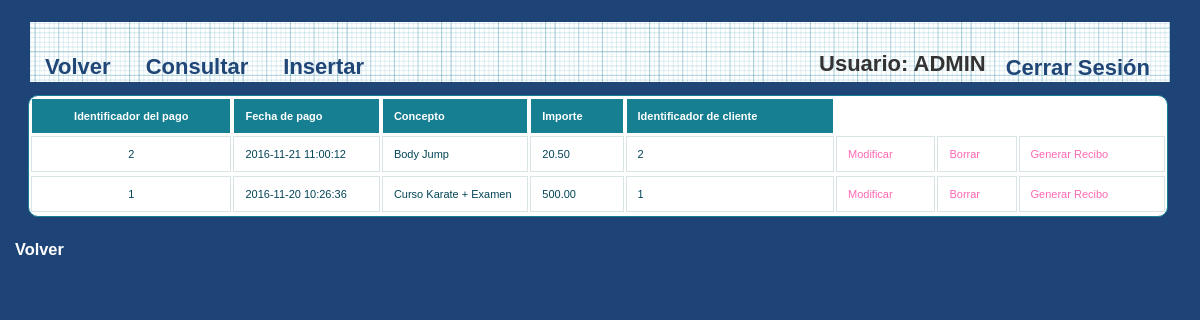
The app's page /IUjulio/Controllers/PAGO_Controller.php (signed in), older data.
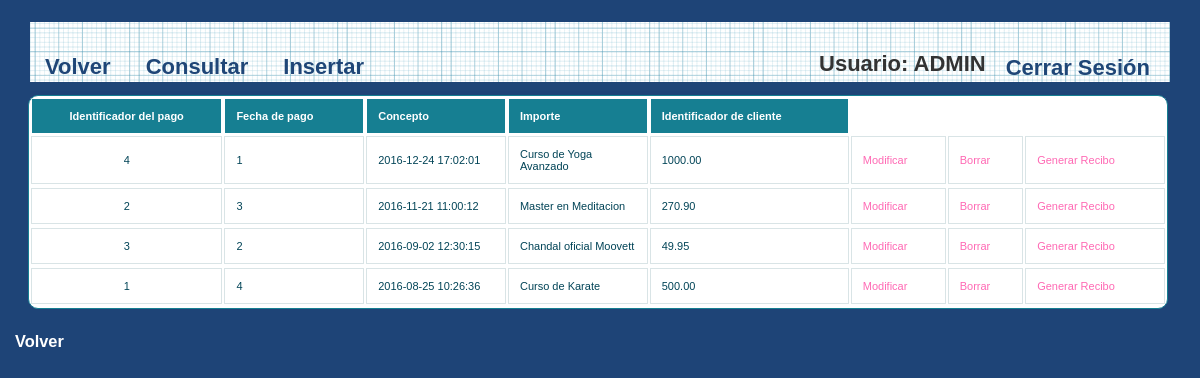
The same page, newer data.
### tables this page shows
CREATE TABLE IF NOT EXISTS `PAGO` (
`PAGO_ID` int(100) NOT NULL,
`CLIENTE_ID` int(100) NOT NULL,
`PAGO_FECHA` timestamp NOT NULL DEFAULT CURRENT_TIMESTAMP,
`PAGO_CONCEPTO` varchar(200) DEFAULT NULL,
`PAGO_METODO` varchar(35) NOT NULL,

 
`PAGO_ESTADO` varchar(10) NOT NULL,
`PAGO_IMPORTE` decimal(10,2) NOT NULL
);

### IUjulio/Controllers/PAGO_Controller.php (called while the page is built, shortened)
<?php
include '../Models/PAGO_Model.php';
Switch ($_REQUEST['accion']) {
    default:
        if (!isset($_REQUEST['PAGO_CONCEPTO'])) {
            $pago = new PAGO_MODEL('', '', '', '', '', '');
        } else {
            $pago = get_data_form();
        }
        $datos = $pago->ConsultarTodo();
        if (!tienePermisos('PAGO_Show')) {
            new Mensaje('No tienes los permisos necesarios', '../Views/DEFAULT_Vista.php');
        } else {
            new PAGO_Show($datos, '../Views/DEFAULT_Vista.php');
        }
}
?>

### IUjulio/Models/PAGO_Model.php (called while the page is built, shortened)
<?php
class PAGO_MODEL {
    var $mysqli;
    function ConectarBD() {
        $this->mysqli = new mysqli("localhost", "iu2016", "iu2016", "IU2016");
    }
    function ConsultarTodo() {
        $sql = "SELECT * FROM PAGO ORDER BY PAGO_FECHA DESC";
        if (!($resultado = $this->mysqli->query($sql))) {
            return 'Error en la consulta sobre la base de datos';
        } else {
            $toret = array();
            $i = 0;
            while ($fila = $resultado->fetch_array()) {
                $toret[$i] = $fila;
                $i++;
            }
            return $toret;
        }
    }
}
?>

### IUjulio/Views/PAGO_SHOW_ALL_Vista.php (the view, shortened to what the changed rows need)
<?php
class PAGO_Show {
    private $datos;
    private $volver;
    function __construct($array, $volver) {
        $this->datos = $array;
        $this->volver = $volver;
        $this->render();
    }
    function render() {
        ?>
        <div>
            <p>
            <h2>
                <head>
                    <link rel="stylesheet" href="../Styles/styles.css" type="text/css" media="screen" />
                    <link rel="stylesheet" type="text/css" href="../Styles/print.css" media="print" />
                </head>
                <div id="wrapper">
                    <nav>
                        <div class="menu">
                        </div>
                    </nav>
                    <?php
                    $lista = array('PAGO_ID', 'PAGO_FECHA', 'PAGO_CONCEPTO', 'PAGO_IMPORTE', 'CLIENTE_ID');
                    ?>
                    <div >
                        <table  id="btable"  class="responstable" border = 1>
                            <tr>
                                <?php
                                foreach ($lista as $titulo) {
                                    echo "<th>";
                                    ?>
                                    <?php
                                    echo $strings[$titulo];
                                    ?>
                                    </th>
                                    <?php
                                }
                                ?>
                            </tr>
                            <?php
                            for ($j = 0; $j < count($this->datos); $j++) {
                                echo "<tr>";
                                foreach ($this->datos [$j] as $clave => $valor) {
                                    for ($i = 0; $i < count($lista); $i++) {
                                        if ($clave === $lista[$i]) {
                                            echo "<td>";
                                            echo $valor;
                                            echo "</td>";
                                        }
                                    }
                                }
                                ?>
                                <td>
                                    <a href='PAGO_Controller.php?PAGO_ID=<?php echo $this->datos[$j]['PAGO_ID'] . '&accion=' . $strings['Modificar']; ?>'><?php echo $strings['Modificar'] ?></a>
                                </td>
                                <td>
                                    <a href='PAGO_Controller.php?PAGO_ID=<?php echo $this->datos[$j]['PAGO_ID'] . '&accion=' . $strings['Borrar']; ?>'><?php echo $strings['Borrar'] ?></a>
                                </td>
                                <td>
                                    <a href='PAGO_Controller.php?PAGO_ID=<?php echo $this->datos[$j]['PAGO_ID'] . '&accion=' . $strings['Generar Recibo']; ?>'><?php echo $strings['Generar Recibo'] ?></a>
                                </td>
                                <?php
                                echo "<tr>";
                            }
                            ?>
                        </table>
                    </div>
                </div>
                <h3>
                    <p>
                        <?php
                        echo '<a  class="form-link" href=\'' . $this->volver . "'>" . $strings['Volver'] . " </a>";
                        ?>
                </h3>
                </p>
        </div>
        <?php
    }
}

Row changes from the older to the newer data that the page shows:
added pago: PAGO_ID "4", CLIENTE_ID "1", PAGO_FECHA "2016-12-24 17:02:01", PAGO_CONCEPTO "Curso de Yoga Avanzado", PAGO_IMPORTE "1000.00"
added pago: PAGO_ID "3", CLIENTE_ID "2", PAGO_FECHA "2016-09-02 12:30:15", PAGO_CONCEPTO "Chandal oficial Moovett", PAGO_IMPORTE "49.95"
Text that changed along with them:
new list line: "2 3 2016-11-21 11:00:12 Master en Meditacion 270.90"
new list line: "Modificar Borrar Generar Recibo"
new list line: "1 4 2016-08-25 10:26:36 Curso de Karate 500.00"
list line gone: "2 2016-11-21 11:00:12 Body Jump 20.50 2"
list line gone: "1 2016-11-20 10:26:36 Curso Karate + Examen 500.00 1"
